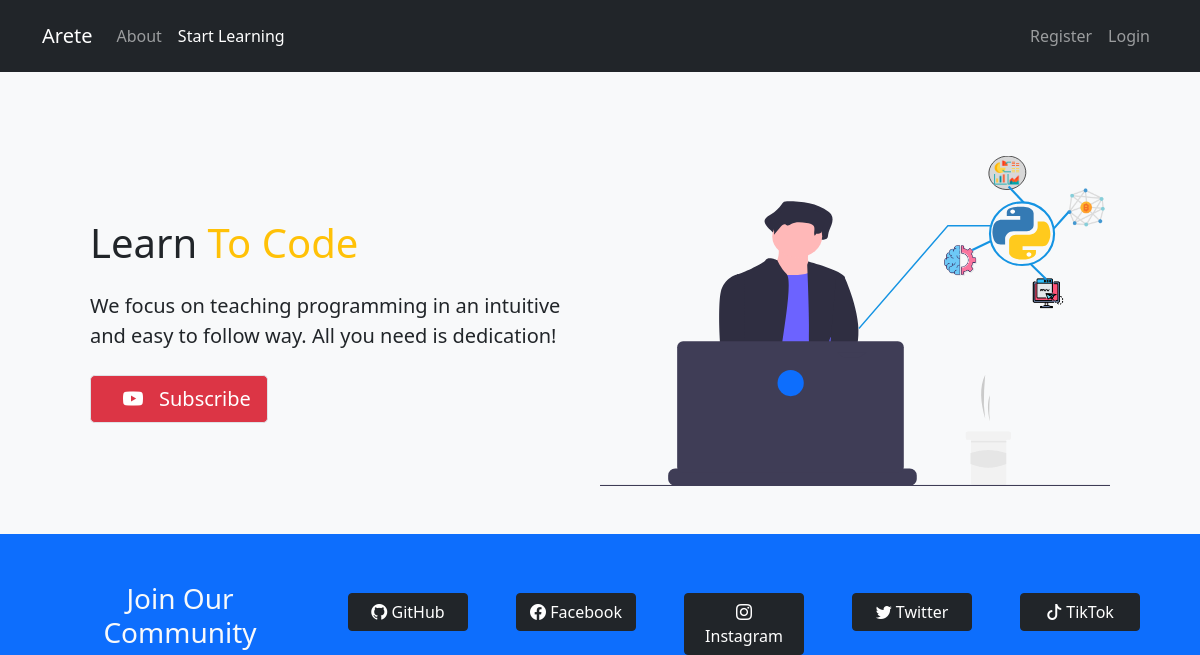
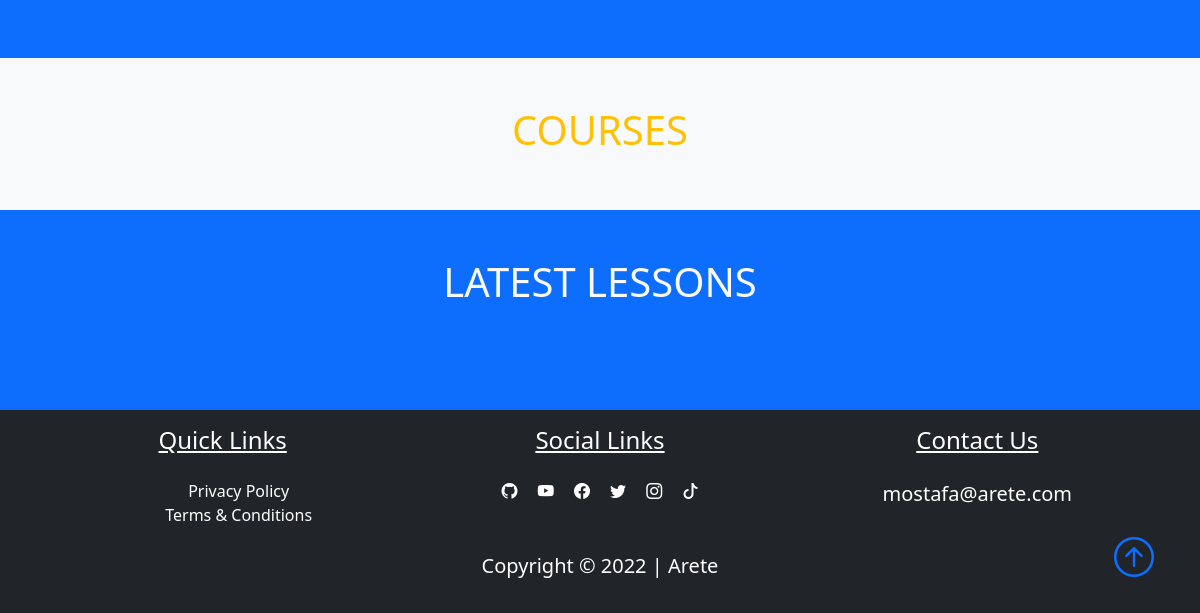
Page /home on the earlier database version (2 pictures, top to bottom).
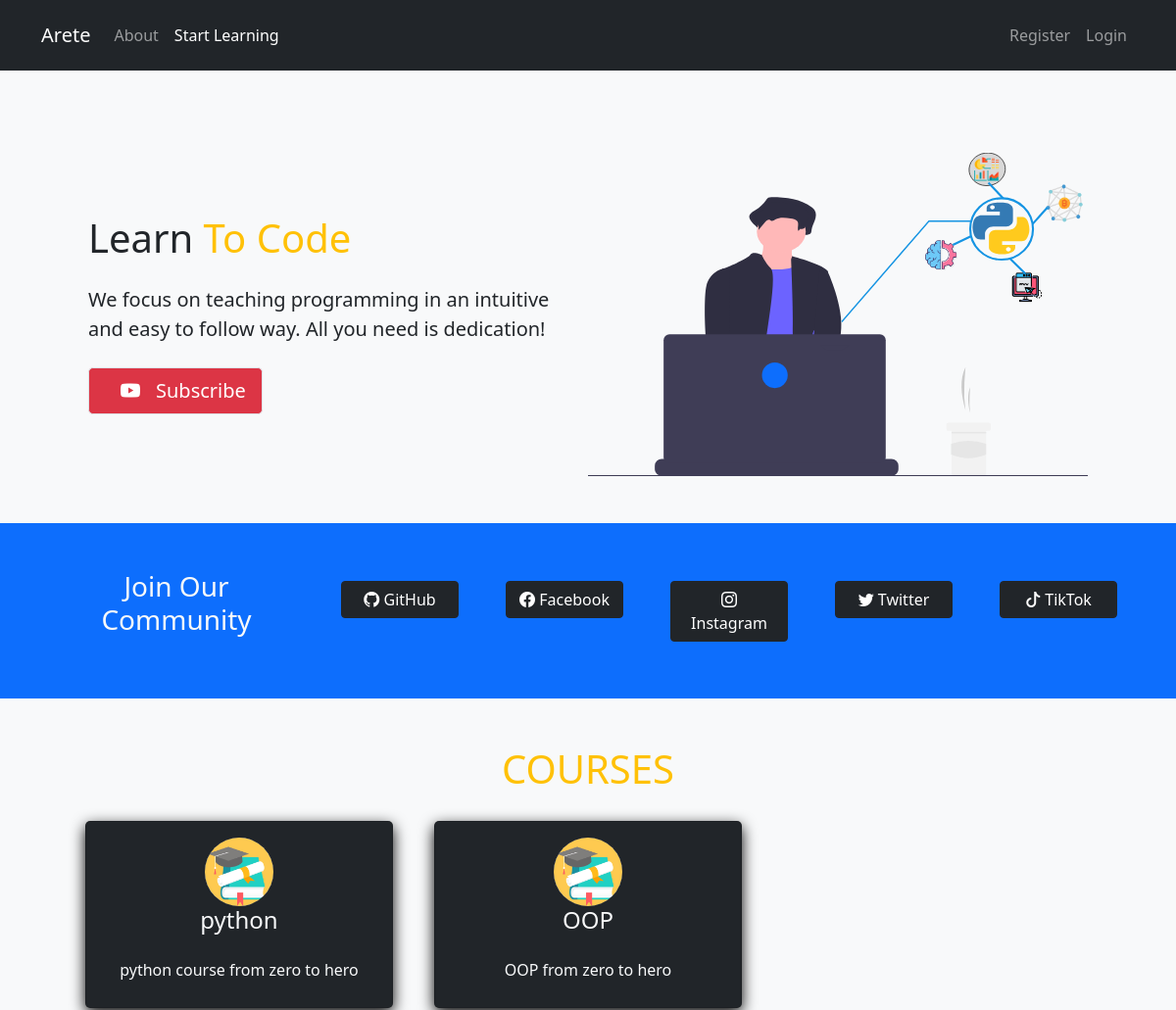
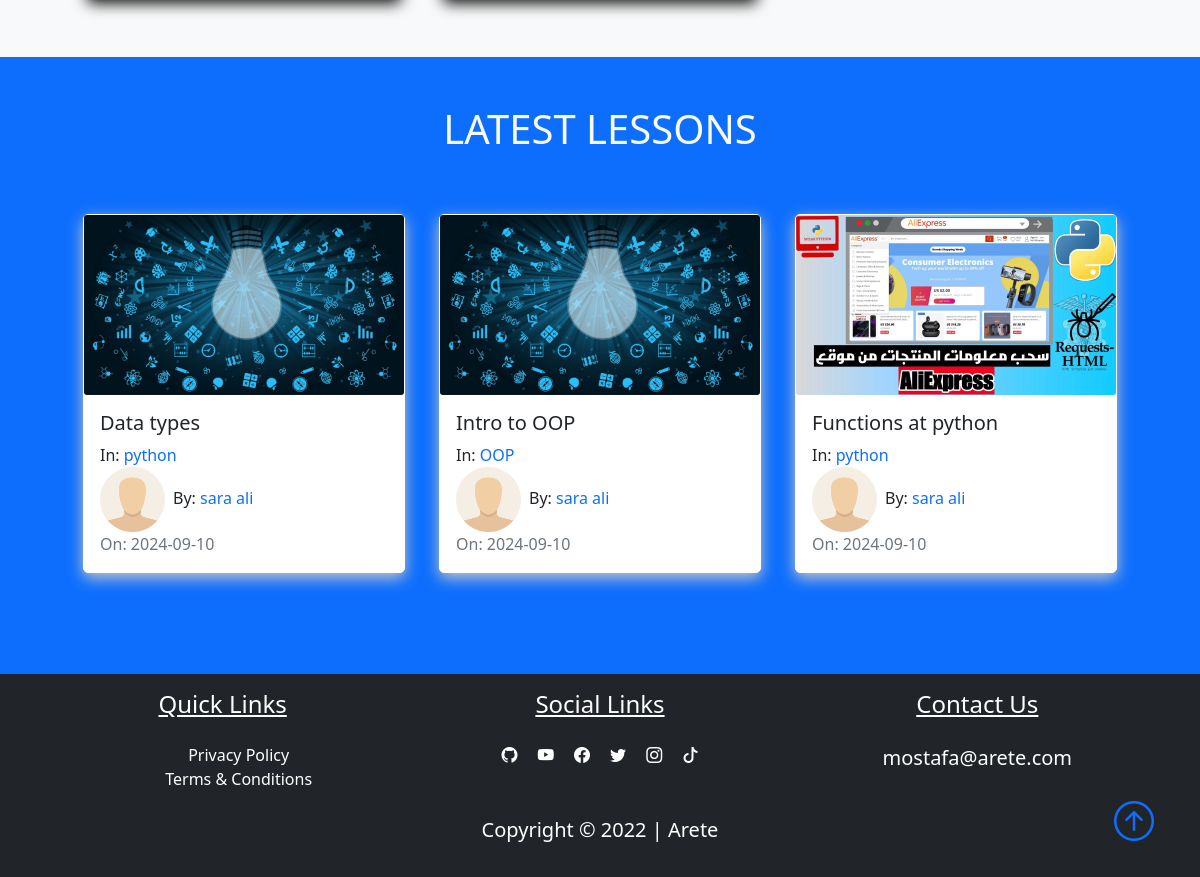
Same page on the later database version (2 pictures, top to bottom).
### pythonic/models.py (models this page shows, shortened)
class Course(db.Model):
    id = db.Column(db.Integer, primary_key=True)
    title = db.Column(db.String(50), unique=True, nullable=False)
    description = db.Column(db.String(150), nullable=False)
    icon = db.Column(db.String(20), nullable=False, default="default_icon.jpg")
    lessons = db.relationship("Lesson", backref="course_name", lazy=True)

class Lesson(db.Model):
    id = db.Column(db.Integer, primary_key=True)
    title = db.Column(db.String(100), nullable=False)
    date_posted = db.Column(db.DateTime, nullable=False, default=datetime.utcnow)
    content = db.Column(db.Text, nullable=False)
    thumbnail = db.Column(
        db.String(20), nullable=False, default="default_thumbnail.jpg"
    )
    slug = db.Column(db.String(32), nullable=False)
    user_id = db.Column(db.Integer, db.ForeignKey("user.id"), nullable=False)
    course_id = db.Column(db.Integer, db.ForeignKey("course.id"), nullable=False)

class User(db.Model, UserMixin):
    id = db.Column(db.Integer, primary_key=True)
    fname = db.Column(db.String(25), nullable=False)
    lname = db.Column(db.String(25), nullable=False)
    username = db.Column(db.String(25), unique=True, nullable=False)
    email = db.Column(db.String(125), unique=True, nullable=False)
    image_file = db.Column(db.String(20), nullable=False, default="default.png")
    bio = db.Column(db.Text, nullable=True)
    password = db.Column(db.String(60), nullable=False)
    lessons = db.relationship("Lesson", backref="author", lazy=True)

### pythonic/routes.py (the view)
@app.route("/")
@app.route("/home")
def home():
    lessons = Lesson.query.all()
    courses = Course.query.all()
    return render_template("home.html", lessons=lessons, courses=courses)

### pythonic/templates/home.html (shortened to what this page needs)
{%extends "layout.html"%} {%block content%}
<section
  class="text-light p-5 p-lg-0 pt-lg-5 text-center text-sm-start bg-light"
>
  <div class="container">
    <div class="d-sm-flex align-items-center justify-content-between p-5">
      <div>
        <h1 class="mb-10 text-dark">
          Learn <span class="text-warning"> To Code</span>
        </h1>
        <p class="lead my-4 text-dark">
          We focus on teaching programming in an intuitive and easy to follow
          way. All you need is dedication!
        </p>
        <a
          class="btn btn-danger btn-lg border"
          href="https://www.youtube.com/channel/UCEsvQ6d7qsnOSNXtccIzScQ?sub_confirmation=1"
          target="_blank"
        >
          <i class="bi bi-youtube m-3"></i>Subscribe
        </a>
      </div>
      <img
        class="img-fluid w-50 d-none d-sm-block"
        src="{{url_for('static', filename='showcase.svg')}}"
        alt=""
      />
    </div>
  </div>
</section>
<section class="bg-primary text-light p-5">
  <div class="container">
    <div class="d-md-flex justify-content-between align-items-center">
      <h3 class="mb-3 text-center">Join Our Community</h3>
      <nav class="navbar navbar-expand-lg navbar-dark">
        <div class="collapse navbar-collapse" id="socialbtn">
          <ul class="navbar-nav">
            <li class="nav-item">
              <a
                class="btn btn-dark ms-5 button_width"
                href="https://github.com/omar-ghoneim"
                target="_blank"
              >
                <i class="bi-github" role="img"></i>
                GitHub
              </a>
            </li>
            <li>
              <a
                class="btn btn-dark ms-5 button_width"
                href="https://www.facebook.com/Pythonic88"
                target="_blank"
              >
                <i class="bi bi-facebook"></i>
                Facebook
              </a>
            </li>
            <li class="nav-item">
              <a
                type="button"
                class="btn btn-dark ms-5 button_width"
                href="https://www.instagram.com/pythonic_88"
                target="_blank"
              >
                <i class="bi bi-instagram"></i>
                Instagram
              </a>
            </li>
            <li class="nav-item">
              <a
                class="btn btn-dark ms-5 button_width"
                href="https://twitter.com/Pythonic88"
                target="_blank"
              >
                <i class="bi bi-twitter"></i>
                Twitter
              </a>
            </li>
            <li class="nav-item">
              <a
                class="btn btn-dark ms-5 button_width"
                href="https://www.tiktok.com/@pythonic88"
                target="_blank"
              >
                <i class="bi bi-tiktok"></i>
                TikTok
              </a>
            </li>
          </ul>
        </div>
      </nav>
    </div>
  </div>
</section>
<section class="bg-light">
  <div class="container p-5">
    <h3 class="text-center text-secondary h1 text-warning" id="learn">
      COURSES
    </h3>
    <div class="row">
      {% for course in courses %}
      <div class="col-sm-12 col-md-6 col-lg-4 p-3 d-flex align-items-stretch">
        <a href="{{url_for('course', course_title=course.title)}}" class="text-decoration-none">
          <div class="card bg-dark text-light h-100">
            <div class="card-body text-center">
              <img
                src="{{url_for('static', filename='course_icons/'+course.icon)}}"
                alt=""
                class="card-img w-25 rounded-circle"
              />
              <h4 class="card-title mb-4">{{course.title}}</h4>
              <p class="card-text">{{course.description}}</p>
            </div>
          </div>
        </a>
      </div>
      {% endfor %}
    </div>
  </div>
</section>
<section class="bg-primary">
  <div class="container p-5">
    <div class="row mb-5">
      <div class="col">
        <h3 class="text-uppercase text-center text-light h1">latest lessons</h3>
      </div>
    </div>
    <div class="row">
      {% for lesson in lessons %}
      <div class="col-sm-12 col-md-6 col-lg-4 pb-5 d-flex align-items-stretch">
        <a href=""{{url_for('lesson', lesson_slug=lesson.slug, course=lesson.course_name.title)}}"">
          <div class="card lesson">
            <img
              src="{{url_for('static', filename='lesson_thumbnails/'+lesson.thumbnail)}}"
              class="card-img"
            />
            <div class="card-body d-flex flex-column">
              <h5 class="card-title">
                <a
                  class="text-decoration-none text-dark"
                  href="{{url_for('lesson', lesson_slug=lesson.slug, course=lesson.course_name.title)}}"
                  >{{lesson.title}}</a
                >
              </h5>
              <p class="card-text mb-0">
                In:
                <a class="text-decoration-none" href="#"
                  >{{lesson.course_name.title}}</a
                >
              </p>
              <span
                ><img
                  class="article-img"
                  src="{{url_for('static', filename='default.png')}}"
                  alt=""
                />By:
                <a href="#" class="link">{{lesson.author.username}}</a></span
              >
              <span class="text-muted"
                >On: {{lesson.date_posted.strftime('%Y-%m-%d')}}</span
              >
            </div>
        </a>
        </div>
      </div>
      {% endfor %}
    </div>
  </div>
</section>
{%endblock%}

### pythonic/templates/layout.html (shortened to what this page needs)
<!DOCTYPE html>
<html lang="en">
  <head>
    <link
      href="https://cdn.jsdelivr.net/npm/bootstrap@5.0.2/dist/css/bootstrap.min.css"
      rel="stylesheet"
    />
    <link
      rel="stylesheet"
      href="https://cdn.jsdelivr.net/npm/bootstrap-icons@1.11.3/font/bootstrap-icons.min.css"
    />
    <link rel="stylesheet" type:"text/css" href="{{ url_for('static',
    filename='main.css') }}" />
  </head>
  <body class="d-flex flex-column min-vh-100">
    <nav class="navbar navbar-expand-lg bg-dark navbar-dark py-3 fixed-top">
      <div class="container">
        <a href="{{url_for('home')}}" class="navbar-brand">Arete</a>
        <div class="collapse navbar-collapse" id="navmenu">
          <ul class="navbar-nav">
            <li class="nav-item">
              <a href="{{url_for('about')}}" class="nav-link">About</a>
            </li>
            <li class="nav-item">
              {%if request.path == "/home"%}
              <a href="#learn" class="nav-link active">Start Learning</a>
              {%else%}
              <a href="{{url_for('courses')}}" class="nav-link">Start Learning</a>
              {%endif%}
            </li>
          </ul>
          <ul class="navbar-nav ms-auto">
            {%if current_user.is_authenticated%}
            <div class="dropdown show">
              <button class="btn btn-dark bg-dark dropdown-toggle" type="button" id="dropdownMenuButton1"
                  data-bs-toggle="dropdown" aria-expanded="false">
                  My Account
              </button>
              <ul class="dropdown-menu" aria-labelledby="dropdownMenuButton1">
                  <li class="nav-item">
                      <a href="{{url_for('dashboard')}}" class="dropdown-item">Dashboard</a>
                  </li>
                  <li class="nav-item">
                      <a href="{{url_for('logout')}}" class="dropdown-item">Logout</a>
                  </li>
              </ul>
          </div>
            {%else%}
            <li class="nav-item">
              <a href="{{url_for('register')}}" class="nav-link">Register</a>
            </li>
            <li class="nav-item">
              <a href="{{url_for('login')}}" class="nav-link">Login</a>
            </li>
            {%endif%}
          </ul>
        </div>
      </div>
    </nav>
     {%block content%} {%endblock%}
    <footer class="bg-dark mt-auto">
      <div class="container p-3">
        <div class="row text-center text-white">
          <div class="col-md-12 col-lg-4 pb-2">
            <h4 class="text-center text-decoration-underline">Quick Links</h4>
            <ul class="nobull pt-3">
              <li><a href="#" class="link text-white">Privacy Policy</a></li>
              <li>
                <a href="#" class="link text-white">Terms & Conditions</a>
              </li>
            </ul>
          </div>
          <div class="col-md-12 col-lg-4">
            <h4 class="text-center text-decoration-underline pb-3">
              Social Links
            </h4>
            <a href="#" class="text-white p-2"><i class="bi-github"></i></a>
            <a href="#" class="text-white p-2"><i class="bi-youtube"></i></a>
            <a href="#" class="text-white p-2"><i class="bi-facebook"></i></a>
            <a href="#" class="text-white p-2"><i class="bi-twitter"></i></a>
            <a href="#" class="text-white p-2"><i class="bi-instagram"></i></a>
            <a href="#" class="text-white p-2"><i class="bi-tiktok"></i></a>
          </div>
          <div class="col-md-12 col-lg-4 pb-2">
            <h4 class="text-center text-decoration-underline pb-3">
              Contact Us
            </h4>
            <p class="lead">mostafa@arete.com</p>
          </div>
        </div>
        <div class="col text-white text-center position-relative">
          <p class="lead font-weight-bold">Copyright &copy; 2022 | Arete</p>
          <a href="#" class="position-absolute bottom-0 end-0">
            <i class="bi bi-arrow-up-circle h1"></i>
          </a>
        </div>
      </div>
    </footer>
  </body>
</html>

### pythonic/static/main.css (style rules this page uses)
body::before { display: block; content: ""; height: 60px; }
.card { transition: 0.7s ease; box-shadow: 0 5px 15px rgba(1 1 1/ 15); border-radius: 5px; margin: 5px; }
.lesson { box-shadow: 0 5px 15px rgba(200 200 200/ 15); border-radius: 5px; border: 1px solid #fff; }
.button_width { min-width: 120px; max-width: 120px; }
.article-img { height: 65px; width: 65px; margin-right: 8px; }
.link { text-decoration: none; }
.nobull { list-style-type: none; }

Differences in the rows shown:
added Course: icon (placeholder picture), title "python", description "python course from zero to hero"
added Course: icon (placeholder picture), title "OOP", description "OOP from zero to hero"
added Lesson: thumbnail (placeholder picture), title "Data types", course_name "python", author.username "sara ali", date_posted "2024-09-10"
added Lesson: thumbnail (placeholder picture), title "Intro to OOP", course_name "OOP", author.username "sara ali", date_posted "2024-09-10"
added Lesson: thumbnail (picture), title "Functions at python", course_name "python", author.username "sara ali", date_posted "2024-09-10"
